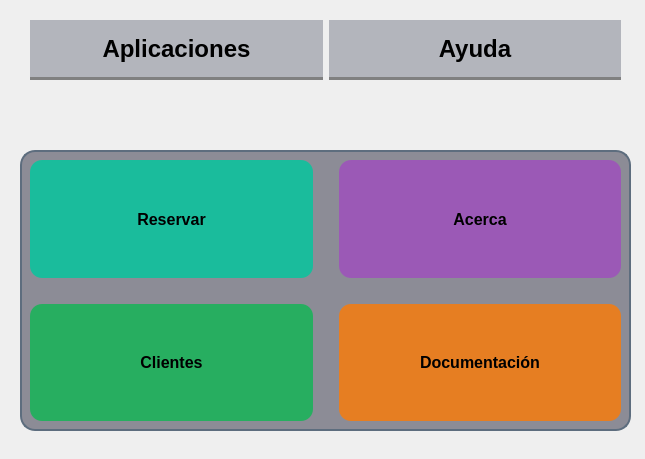
<?xml version="1.0" encoding="UTF-8"?>
<ui version="4.0">
 <class>MainMenu</class>
 <widget class="QMainWindow" name="MainMenu">
  <property name="windowModality">
   <enum>Qt::WindowModality::WindowModal</enum>
  </property>
  <property name="enabled">
   <bool>true</bool>
  </property>
  <property name="geometry">
   <rect>
    <x>0</x>
    <y>0</y>
    <width>645</width>
    <height>459</height>
   </rect>
  </property>
  <property name="sizePolicy">
   <sizepolicy hsizetype="Preferred" vsizetype="Preferred">
    <horstretch>0</horstretch>
    <verstretch>0</verstretch>
   </sizepolicy>
  </property>
  <property name="minimumSize">
   <size>
    <width>645</width>
    <height>459</height>
   </size>
  </property>
  <property name="maximumSize">
   <size>
    <width>645</width>
    <height>459</height>
   </size>
  </property>
  <property name="font">
   <font>
    <family>Arial</family>
    <pointsize>-1</pointsize>
    <bold>false</bold>
   </font>
  </property>
  <property name="windowTitle">
   <string>MainWindow</string>
  </property>
  <property name="windowIcon">
   <iconset resource="../Recursos/img/bg.qrc">
    <normaloff>:/prefijoNuevo/brianda1.png</normaloff>:/prefijoNuevo/brianda1.png</iconset>
  </property>
  <property name="styleSheet">
   <string notr="true">QWidget {

    color: #ECF0F1; /* Texto claro en el fondo */
    font-family: 'Arial', sans-serif;
    font-size: 14px;
}
QLabel#aplicacioneslabel, QLabel#ayudalabel{
    font-family: 'Arial', sans-serif;
    font-size: 24px; /* Título grande */
    font-weight: bold; /* Negrita */
    color: black; /* Color oscuro para contraste */
    background-color: rgba(38, 45, 67, 0.3);
    padding: 10px 0; /* Espaciado superior e inferior */
    border: none; /* Sin borde */
    text-align: center; /* Centrado */
    margin-bottom: 20px; /* Espacio debajo del título */
    border-bottom: 3px solid grey; /* Subrayado azul */
}

QLabel#aplicacioneslabel:hover {
    color: #1F8CD0; /* Cambio de color al pasar el ratón (Azul) */
}

QLabel#aplicacioneslabel:focus {
    outline: none; /* Elimina el contorno de foco */
}
QLabel#ayudalabel:hover {
    color: #1F8CD0; /* Cambio de color al pasar el ratón (Azul) */
}

QLabel#ayudalabel:focus {
    outline: none; /* Elimina el contorno de foco */
}

QWidget#gridLayoutWidget {
    background-color: rgba(41, 41, 61, 0.5); /* Color de fondo del panel más oscuro */
    border-radius: 15px;
    border: 2px solid #5D6D7E;
    padding: 20px;
}

QLabel#fondo{
    border-image: url(:/prefijoNuevo/DEFE8680-0B24-D610-0C1517DF084837B4.JPG);
}

QPushButton {
    background-color: #3498DB; /* Azul brillante */
    color: #000000; /* Texto en negro */
    border-radius: 12px;
    padding: 12px 25px;
    font-size: 16px;
    font-weight: bold;
    min-width: 120px;
    min-height: 45px;
    margin: 10px;
    border: none;
}

QPushButton:hover {
    background-color: #1F8CD0; /* Azul más oscuro */
    font-weight: bold;
}

QPushButton:pressed {
    background-color: #2980B9; /* Azul aún más oscuro */
    font-weight: bold;
}

QPushButton:focus {
    outline: none;
}

/* Estilos específicos para cada botón con hover y pressed */
QPushButton#buttonReservar {
    background-color: #1ABC9C; /* Verde-agua */
}

QPushButton#buttonReservar:hover {
    background-color: #16A085; /* Verde-agua más oscuro */
}

QPushButton#buttonReservar:pressed {
    background-color: #138D6F; /* Verde-agua aún más oscuro */
}

QPushButton#buttonClientes {
    background-color: #27AE60; /* Verde */
}

QPushButton#buttonClientes:hover {
    background-color: #219150; /* Verde más oscuro */
}

QPushButton#buttonClientes:pressed {
    background-color: #1C7A4D; /* Verde aún más oscuro */
}

QPushButton#buttonAplicaciones {
    background-color: #ac3939; /* Rojo */
}

QPushButton#buttonAplicaciones:hover {
    background-color: #8B2E2E; /* Rojo más oscuro */
}

QPushButton#buttonAplicaciones:pressed {
    background-color: #732525; /* Rojo aún más oscuro */
}

QPushButton#buttonAyuda {
    background-color: #F39C12; /* Naranja */
}

QPushButton#buttonAyuda:hover {
    background-color: #D68910; /* Naranja más oscuro */
}

QPushButton#buttonAyuda:pressed {
    background-color: #B9770E; /* Naranja aún más oscuro */
}

QPushButton#buttonAcerca {
    background-color: #9B59B6; /* Púrpura */
}

QPushButton#buttonAcerca:hover {
    background-color: #8E44AD; /* Púrpura más oscuro */
}

QPushButton#buttonAcerca:pressed {
    background-color: #7D3C98; /* Púrpura aún más oscuro */
}

QPushButton#buttonDocumentacion {
    background-color: #E67E22; /* Naranja oscuro */
}

QPushButton#buttonDocumentacion:hover {
    background-color: #D35400; /* Naranja oscuro más oscuro */
}

QPushButton#buttonDocumentacion:pressed {
    background-color: #BA4A00; /* Naranja oscuro aún más oscuro */
}</string>
  </property>
  <property name="tabShape">
   <enum>QTabWidget::TabShape::Rounded</enum>
  </property>
  <widget class="QWidget" name="centralwidget_1">
   <widget class="QWidget" name="gridLayoutWidget">
    <property name="geometry">
     <rect>
      <x>20</x>
      <y>150</y>
      <width>611</width>
      <height>281</height>
     </rect>
    </property>
    <layout class="QGridLayout" name="gridLayout_3">
     <item row="1" column="0">
      <widget class="QPushButton" name="buttonClientes">
       <property name="sizePolicy">
        <sizepolicy hsizetype="Minimum" vsizetype="MinimumExpanding">
         <horstretch>0</horstretch>
         <verstretch>0</verstretch>
        </sizepolicy>
       </property>
       <property name="toolTip">
        <string>Abre ventana para gestionar Clientes</string>
       </property>
       <property name="text">
        <string>Clientes</string>
       </property>
      </widget>
     </item>
     <item row="0" column="0">
      <widget class="QPushButton" name="buttonReservar">
       <property name="sizePolicy">
        <sizepolicy hsizetype="Minimum" vsizetype="MinimumExpanding">
         <horstretch>0</horstretch>
         <verstretch>0</verstretch>
        </sizepolicy>
       </property>
       <property name="toolTip">
        <string>Abre ventana para gestionar las reservas</string>
       </property>
       <property name="text">
        <string>Reservar</string>
       </property>
      </widget>
     </item>
     <item row="0" column="1">
      <widget class="QPushButton" name="buttonAcerca">
       <property name="sizePolicy">
        <sizepolicy hsizetype="Minimum" vsizetype="MinimumExpanding">
         <horstretch>0</horstretch>
         <verstretch>0</verstretch>
        </sizepolicy>
       </property>
       <property name="toolTip">
        <string>Acerca de la aplicación</string>
       </property>
       <property name="text">
        <string>Acerca</string>
       </property>
      </widget>
     </item>
     <item row="1" column="1">
      <widget class="QPushButton" name="buttonDocumentacion">
       <property name="sizePolicy">
        <sizepolicy hsizetype="Minimum" vsizetype="Preferred">
         <horstretch>0</horstretch>
         <verstretch>0</verstretch>
        </sizepolicy>
       </property>
       <property name="toolTip">
        <string>Leer documentación</string>
       </property>
       <property name="text">
        <string>Documentación</string>
       </property>
      </widget>
     </item>
    </layout>
   </widget>
   <widget class="QLabel" name="fondo">
    <property name="geometry">
     <rect>
      <x>-20</x>
      <y>0</y>
      <width>681</width>
      <height>471</height>
     </rect>
    </property>
    <property name="text">
     <string/>
    </property>
   </widget>
   <widget class="QWidget" name="horizontalLayoutWidget">
    <property name="geometry">
     <rect>
      <x>30</x>
      <y>20</y>
      <width>591</width>
      <height>80</height>
     </rect>
    </property>
    <layout class="QHBoxLayout" name="horizontalLayout">
     <item>
      <widget class="QLabel" name="aplicacioneslabel">
       <property name="text">
        <string>Aplicaciones</string>
       </property>
       <property name="alignment">
        <set>Qt::AlignmentFlag::AlignCenter</set>
       </property>
      </widget>
     </item>
     <item>
      <widget class="QLabel" name="ayudalabel">
       <property name="layoutDirection">
        <enum>Qt::LayoutDirection::LeftToRight</enum>
       </property>
       <property name="text">
        <string>Ayuda</string>
       </property>
       <property name="alignment">
        <set>Qt::AlignmentFlag::AlignCenter</set>
       </property>
      </widget>
     </item>
    </layout>
   </widget>
   <zorder>fondo</zorder>
   <zorder>gridLayoutWidget</zorder>
   <zorder>horizontalLayoutWidget</zorder>
  </widget>
  <widget class="QMenuBar" name="menubar">
   <property name="geometry">
    <rect>
     <x>0</x>
     <y>0</y>
     <width>645</width>
     <height>33</height>
    </rect>
   </property>
  </widget>
 </widget>
 <resources>
  <include location="../Recursos/img/bg.qrc"/>
 </resources>
 <connections/>
</ui>
